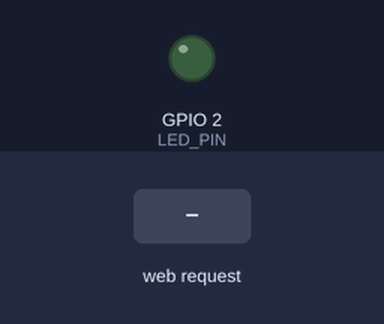
A sketch run on a simulated ESP32. Shown: output pins drawn as LEDs (lit = HIGH). The inputs (shaded band) are chosen by the test bench. WiFi joins after 1.5 s; servers stay silent unless stated; what the sketch prints to the serial monitor is not drawn.

Above: at 2.7 s.
2.8 s: HTTP request GET /led/on received
At 3.1 s:
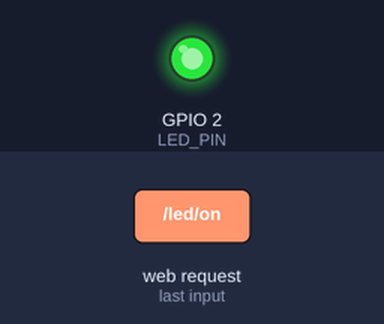
4.3 s: HTTP request GET /led/off received
At 5.5 s:
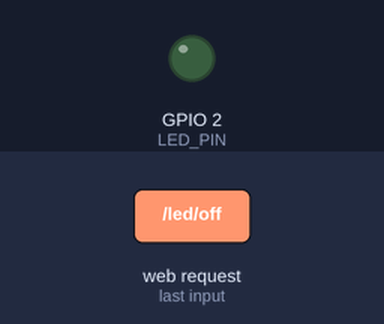
Timing chart, 0 to 7.3 s (numbered marks = the images above; inputs shaded):
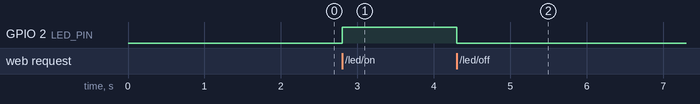

The sketch:

Sketh.ino
```cpp
#include <WiFi.h>
#include <WebServer.h>

// Wokwi virtual WiFi network credentials
const char* ssid = "Wokwi-GUEST";
const char* password = "";

const int LED_PIN = 2; // Onboard/External LED on GPIO 2
WebServer server(80);

// HTML page content with ON/OFF buttons
String getHTMLPage(bool state) {
  String page = "<!DOCTYPE html><html><head><meta name=\"viewport\" content=\"width=device-width, initial-scale=1.0\">";
  page += "<title>ESP32 Web Control</title>";
  page += "<style>body{font-family:Arial;text-align:center;margin-top:50px;}";
  page += ".btn{padding:15px 30px;font-size:18px;margin:10px;text-decoration:none;color:white;border-radius:5px;display:inline-block;}";
  page += ".on{background-color:#4CAF50;} .off{background-color:#f44336;}</style></head><body>";
  page += "<h2>ESP32 Web-Controlled LED</h2>";
  page += "<p>LED Status: <b>" + String(state ? "ON" : "OFF") + "</b></p>";
  page += "<a class=\"btn on\" href=\"/led/on\">TURN ON</a>";
  page += "<a class=\"btn off\" href=\"/led/off\">TURN OFF</a>";
  page += "</body></html>";
  return page;
}

void handleRoot() {
  server.send(200, "text/html", getHTMLPage(digitalRead(LED_PIN)));
}

void handleLEDOn() {
  digitalWrite(LED_PIN, HIGH);
  server.send(200, "text/html", getHTMLPage(true));
}

void handleLEDOff() {
  digitalWrite(LED_PIN, LOW);
  server.send(200, "text/html", getHTMLPage(false));
}

void setup() {
  Serial.begin(115200);
  pinMode(LED_PIN, OUTPUT);
  digitalWrite(LED_PIN, LOW);

  Serial.print("Connecting to ");
  Serial.println(ssid);
  WiFi.begin(ssid, password);

  while (WiFi.status() != WL_CONNECTED) {
    delay(500);
    Serial.print(".");
  }

  Serial.println("\nWiFi Connected!");
  Serial.print("Access the web app at: http://");
  Serial.println(WiFi.localIP());

  // Define route handlers
  server.on("/", handleRoot);
  server.on("/led/on", handleLEDOn);
  server.on("/led/off", handleLEDOff);

  server.begin();
}

void loop() {
  server.handleClient(); // Handle incoming HTTP requests
}
```

Measured:
- after the input at 2.8 s, GPIO 2 (LED_PIN): LOW → HIGH at once
- after the input at 4.3 s, GPIO 2 (LED_PIN): HIGH → LOW at once
